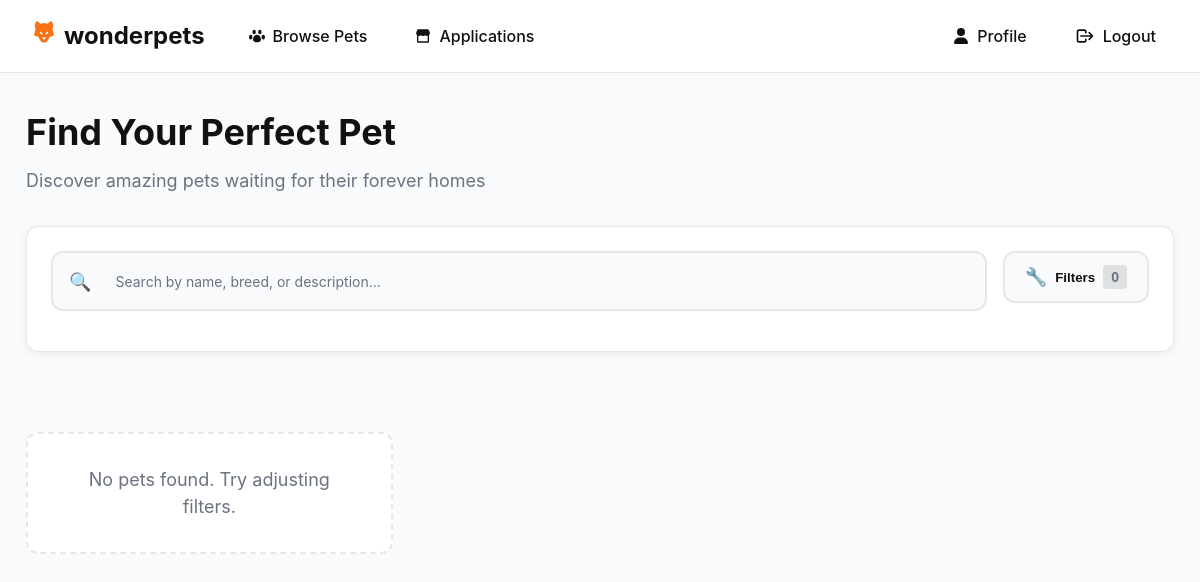
/src/pages/home/index.php (signed in), run on an earlier commit of the app's database.
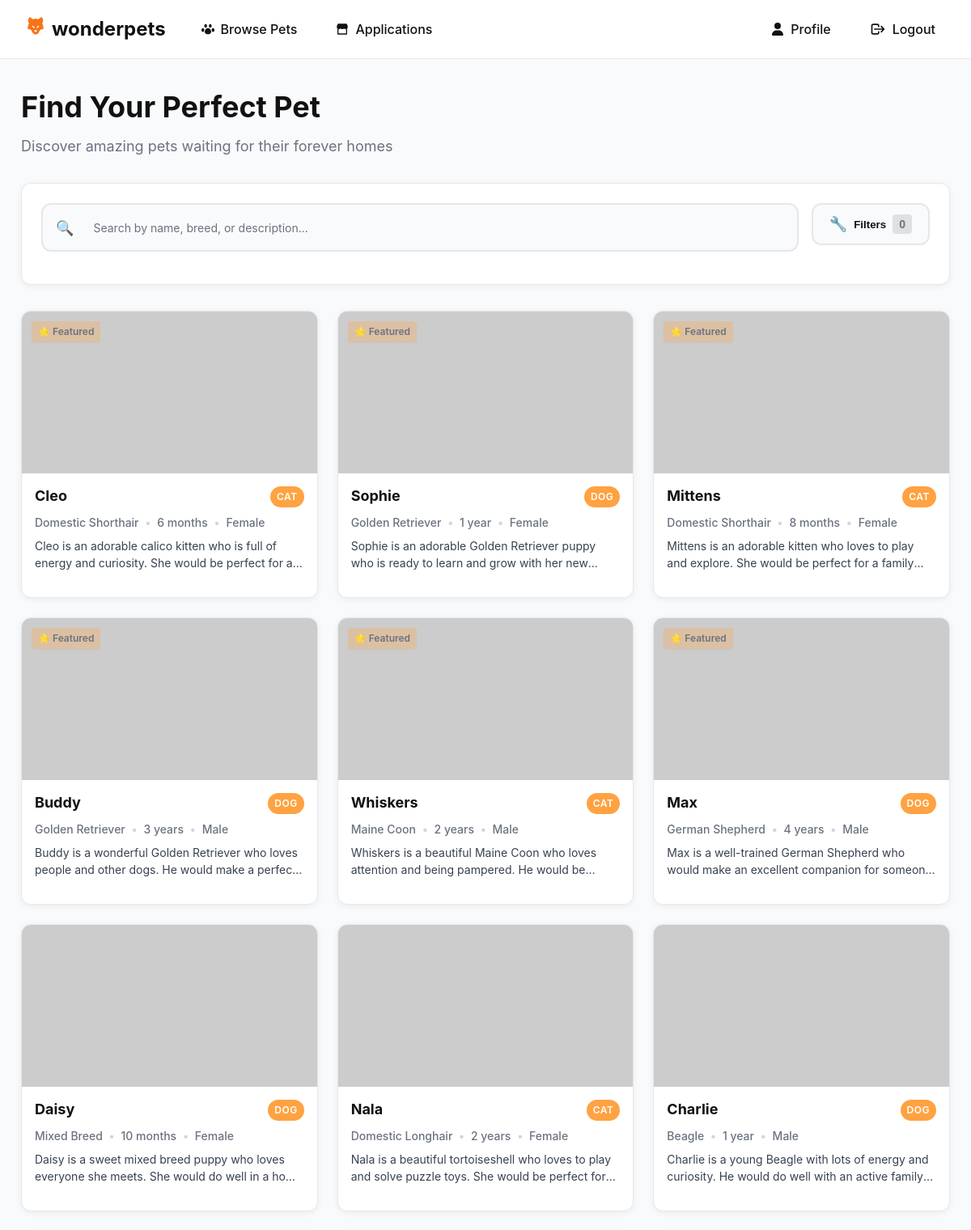
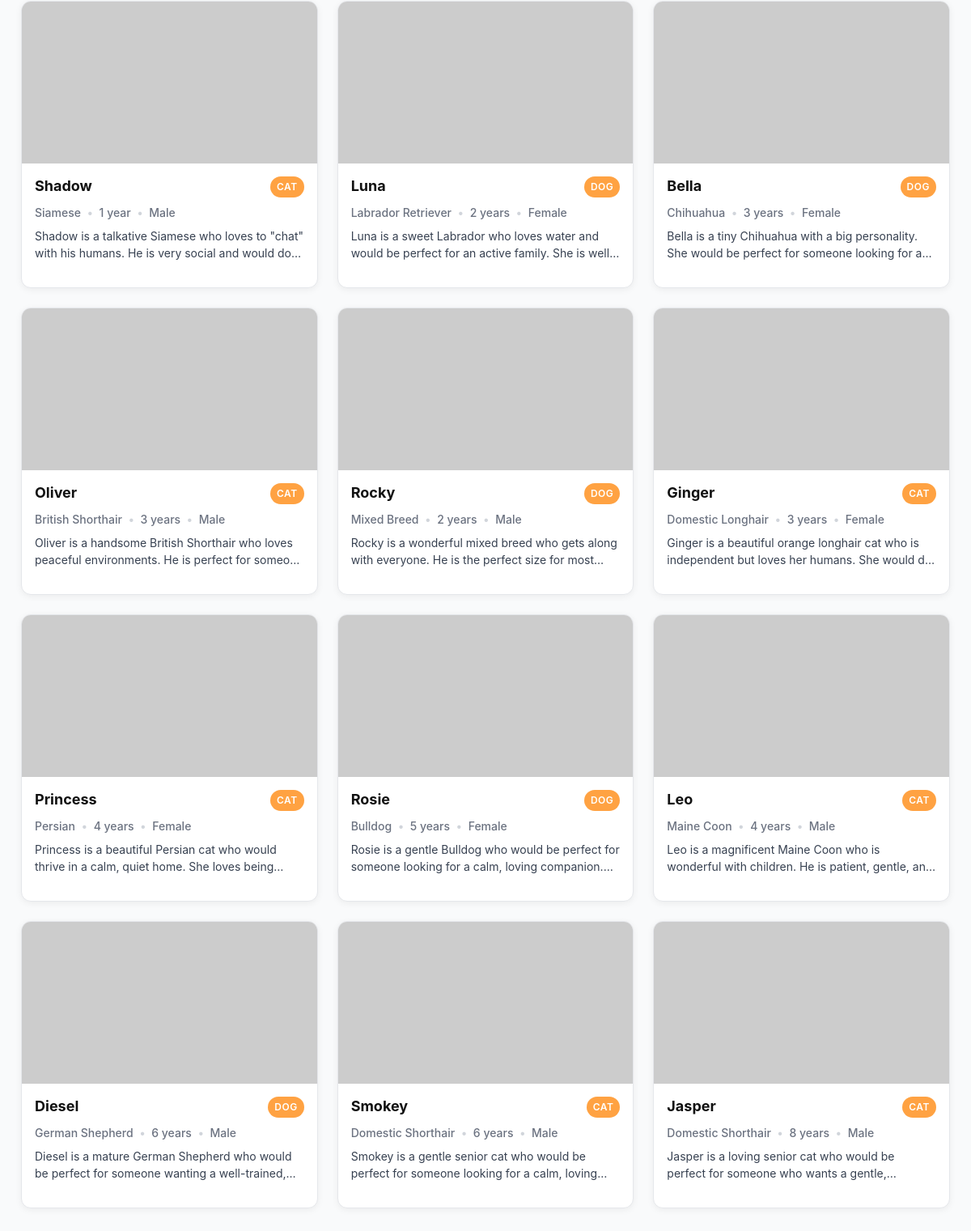
And on a later commit of the database (2 pictures, top to bottom).
### tables this page shows
CREATE TABLE `pets` (
  `id` int(11) NOT NULL AUTO_INCREMENT,
  `name` varchar(100) NOT NULL,
  `pet_type_id` int(11) NOT NULL,
  `breed_id` int(11) DEFAULT NULL,
  `age_years` int(11) DEFAULT NULL,
  `age_months` int(11) DEFAULT NULL,
  `gender` enum('Male','Female','Unknown') NOT NULL,
  `size` enum('Small','Medium','Large','Extra Large') DEFAULT NULL,
  `weight` decimal(5,2) DEFAULT NULL COMMENT 'Weight in kg',
  `color` varchar(100) DEFAULT NULL,
  `personality_traits` text DEFAULT NULL,
  `health_conditions` text DEFAULT NULL,
  `special_needs` text DEFAULT NULL,
  `description` text DEFAULT NULL,
  `adoption_fee` decimal(10,2) DEFAULT 0.00,
  `is_spayed_neutered` tinyint(1) DEFAULT NULL,
  `is_house_trained` tinyint(1) DEFAULT NULL,
  `good_with_kids` tinyint(1) DEFAULT NULL,
  `good_with_pets` tinyint(1) DEFAULT NULL,
  `energy_level` enum('Low','Medium','High') DEFAULT NULL,
  `intake_date` date NOT NULL,
  `status` enum('available','pending','adopted','medical_hold','unavailable') NOT NULL DEFAULT 'available',
  `is_featured` tinyint(1) NOT NULL DEFAULT 0,
  `microchip_id` varchar(50) DEFAULT NULL,
  `pet_image` LONGBLOB DEFAULT NULL,
  `pet_image_type` varchar(50) DEFAULT NULL,
  `created_at` timestamp NOT NULL DEFAULT current_timestamp(),
  `updated_at` timestamp NOT NULL DEFAULT current_timestamp() ON UPDATE current_timestamp(),
  PRIMARY KEY (`id`),
  KEY `pet_type_id` (`pet_type_id`),
  KEY `breed_id` (`breed_id`),
  KEY `idx_status` (`status`),
  CONSTRAINT `pets_type_fk` FOREIGN KEY (`pet_type_id`) REFERENCES `pet_types` (`id`),
  CONSTRAINT `pets_breed_fk` FOREIGN KEY (`breed_id`) REFERENCES `breeds` (`id`) ON DELETE SET NULL
);

CREATE TABLE `pet_types` (
  `id` int(11) NOT NULL AUTO_INCREMENT,
  `type_name` varchar(50) NOT NULL,
  `description` text DEFAULT NULL,
  `is_active` tinyint(1) NOT NULL DEFAULT 1,
  `created_at` timestamp NOT NULL DEFAULT current_timestamp(),
  PRIMARY KEY (`id`),
  UNIQUE KEY `type_name` (`type_name`)
);

CREATE TABLE `breeds` (
  `id` int(11) NOT NULL AUTO_INCREMENT,
  `pet_type_id` int(11) NOT NULL,
  `breed_name` varchar(100) NOT NULL,
  `description` text DEFAULT NULL,
  `size_category` enum('Small','Medium','Large','Extra Large') DEFAULT NULL,
  `is_active` tinyint(1) NOT NULL DEFAULT 1,
  `created_at` timestamp NOT NULL DEFAULT current_timestamp(),
  PRIMARY KEY (`id`),
  KEY `pet_type_id` (`pet_type_id`),
  CONSTRAINT `breeds_pet_type_fk` FOREIGN KEY (`pet_type_id`) REFERENCES `pet_types` (`id`) ON DELETE CASCADE
);

### src/components/petCard/petCard.php (the view, shortened to what this page needs)
<?php
$name = htmlspecialchars($pet['name'] ?? '');
$type = htmlspecialchars($pet['type_name'] ?? $pet['type'] ?? '');
$breed = htmlspecialchars($pet['breed_name'] ?? $pet['breed'] ?? '');
$age_years = (int)($pet['age_years'] ?? 0);
$age_months = (int)($pet['age_months'] ?? 0);
$age_display = $age_years > 0 ? $age_years . ' year' . ($age_years > 1 ? 's' : '') : $age_months . ' month' . ($age_months > 1 ? 's' : '');
$gender = htmlspecialchars($pet['gender'] ?? '');
$description = htmlspecialchars($pet['description'] ?? '');
$petId = htmlspecialchars($pet['id'] ?? '');
$image_src = '';
if (!empty($pet['pet_image'])) {
    if (!empty($pet['pet_image_type'])) {
        $image_src = 'data:' . $pet['pet_image_type'] . ';base64,' . base64_encode($pet['pet_image']);
    } else {
        $image_src = htmlspecialchars($pet['pet_image']);
    }
} else {
    $image_src = 'https://placehold.co/300x300?text=No+Image';
}
?>
<div class='pet-card' data-pet-id='<?= $petId ?>'>
    <div class='pet-image-container'>
        <img src='<?= $image_src ?>' alt='<?= $name ?>' class='pet-image' />
        <form method="post" action="../../api/favorites.php" class="favorite-form">
        </form>
    </div>
    <div class='pet-info'>
        <div class='pet-header'>
            <h3 class='pet-name'><?= $name ?></h3>
            <span class='pet-type'><?= ucfirst($type) ?></span>
        </div>
        <div class='pet-details'>
            <span class='detail-item'><?= $breed ?></span>
            <span class='detail-separator'>•</span>
            <span class='detail-item'><?= $age_display ?></span>
            <span class='detail-separator'>•</span>
            <span class='detail-item'><?= ucfirst($gender) ?></span>
        </div>
        <p class='pet-description'><?= $description ?></p>
    </div>
</div>

### src/pages/home/index.php (shortened to what this page needs)
<?php
require '../../../server/db.php';
$q        = trim($_GET['q'] ?? '');
$type_id  = $_GET['type']  ?? '';
$breed_id = $_GET['breed'] ?? '';
$age_min  = $_GET['age_min'] ?? '';
$age_max  = $_GET['age_max'] ?? '';
$gender   = $_GET['gender'] ?? '';
$size     = $_GET['size'] ?? '';
$featured_only = isset($_GET['featured']);
$sql = "
SELECT  p.*,
        b.breed_name,
        pt.type_name,
        (COALESCE(p.age_years,0) * 12 + COALESCE(p.age_months,0)) AS age_in_months,
        (SELECT photo_path FROM pet_photos WHERE pet_id = p.id AND is_primary = 1 LIMIT 1) AS primary_photo
FROM pets p
LEFT JOIN breeds b     ON b.id = p.breed_id
JOIN pet_types pt      ON pt.id = p.pet_type_id
WHERE 1=1
";
$sql .= " ORDER BY p.is_featured DESC, p.intake_date DESC";
$result = $conn->query($sql);
$pets = $result ? $result->fetch_all(MYSQLI_ASSOC) : [];
?>
<!DOCTYPE html>
<html lang="en">
<head>
    <link rel="stylesheet" href="index.css?v=<?php echo time() ?>">
    <link rel="stylesheet" href="../../components/petCard/petCard.css?v=<?php echo time(); ?>">
</head>
<body>
<?php include __DIR__ . '/../../components/userHeader.php'; ?>
<main class="container">
    <section class="hero">
        <h1>Find Your Perfect Pet</h1>
        <p>Discover amazing pets waiting for their forever homes</p>
    </section>
    <div class="search-filters">
        <form method="GET" class="filters-form" action="">
            <div class="search-section">
                <div class="search-box">
                    <span class="icon">🔍</span>
                    <input
                        type="text"
                        name="q"
                        class="input input-sm"
                        placeholder="Search by name, breed, or description..."
                        value="<?= htmlspecialchars($q) ?>"
                    />
                </div>
                <button type="button" class="filters-toggle" id="filtersToggle" onclick="toggleFilters()">
                    <span class="toggle-icon">&#128295;</span>
                    <span class="toggle-text">Filters</span>
                    <span class="filter-count"><?= count(array_filter([$type_id, $breed_id, $gender, $size, $age_min, $age_max, $featured_only])) ?></span>
                </button>
            </div>
        </form>
    </div>
    <section class="pets-grid">
        <?php if (!$pets): ?>
            <p class="empty">No pets found. Try adjusting filters.</p>
        <?php else: ?>
            <?php foreach ($pets as $pet): ?>
                <?php include __DIR__ . '/../../components/petCard/petCard.php'; ?>
            <?php endforeach; ?>
        <?php endif; ?>
    </section>
</main>
</body>
</html>

### src/components/userHeader.php (shortened to what this page needs)
<header class="user-header">
    <div class="logo-section">
        <a href="#" class="logo-link">
            <span class="brand-icon"></span>
            <span class="brand-name">wonderpets</span>
        </a>
    </div>
    <div class="nav-main">
        <a href="../../pages/home/index.php" class="nav-item">
            <span>Browse Pets</span>
        </a>
        <a href="../../pages/userApplication/index.php" class="nav-item">
            <span>Applications</span>
        </a>
    </div>
    <nav class="nav-section">
        <a href="../../pages/userProfile/index.php" class="nav-item">
            <svg xmlns="http://www.w3.org/2000/svg" width="16px" height="16px" viewBox="0 0 448 512"><path fill="currentColor" d="M224 256a128 128 0 1 0 0-256a128 128 0 1 0 0 256zm-45.7 48C79.8 304 0 383.8 0 482.3C0 498.7 13.3 512 29.7 512h388.6c16.4 0 29.7-13.3 29.7-29.7c0-98.5-79.8-178.3-178.3-178.3h-91.4z"/></svg>
            <span>Profile</span>
        </a>
        <a href="../auth/logout.php" class="nav-item">
            <svg class="nav-icon" xmlns="http://www.w3.org/2000/svg" fill="none" viewBox="0 0 24 24" stroke="currentColor">
                <path stroke-width="2" stroke-linecap="round" stroke-linejoin="round" d="M17 16l4-4m0 0l-4-4m4 4H7m6 4v1a2 2 0 01-2 2H5a2 2 0 01-2-2V7a2 2 0 012-2h6a2 2 0 012 2v1"/>
            </svg>
            <span>Logout</span>
        </a>
    </nav>
</header>

### src/pages/home/index.css (style rules this page uses)
.container { max-width: 1180px; margin: 0 auto; padding: var(--space-8) var(--space-4) var(--space-12); }
.hero h1 { font-size: var(--font-size-4xl); margin-bottom: var(--space-2); font-weight: var(--font-weight-bold); }
.hero p { color: var(--muted); margin-bottom: var(--space-8); font-size: var(--font-size-lg); }
.search-filters { background: var(--bg-white); border-radius: var(--radius-md); padding: var(--space-6); margin-bottom: var(--space-8); box-shadow: var(--shadow); border: 1px solid var(--border); position: sticky; top: 80px; z-index: 10; }
.pets-grid { display: grid; grid-template-columns: repeat(auto-fill, minmax(320px, 1fr)); gap: var(--space-6); padding: 0; }
.empty { color: var(--muted); text-align: center; margin-top: var(--space-12); padding: var(--space-8); background: var(--bg-white); border-radius: var(--radius-md); border: 2px dashed var(--border); font-size: var(--font-size-lg); }

### src/components/petCard/petCard.css (style rules this page uses)
.pet-card { background: var(--bg-white); border-radius: var(--radius-md); box-shadow: var(--shadow); overflow: hidden; transition: var(--transition); border: 1px solid var(--border); cursor: pointer; position: relative; }
.pet-image-container { position: relative; width: 100%; height: 200px; overflow: hidden; }
.pet-image { width: 100%; height: 100%; object-fit: cover; transition: var(--transition); }
.favorite-form { position: absolute; top: var(--space-3); right: var(--space-3); z-index: 2; }
.pet-info { padding: var(--space-4); }
.pet-header { display: flex; justify-content: space-between; align-items: flex-start; margin-bottom: var(--space-2); }
.pet-name { font-size: var(--font-size-lg); font-weight: var(--font-weight-bold); color: var(--text); margin: 0; line-height: 1.3; }
.pet-type { background: var(--brand); color: white; padding: var(--space-1) var(--space-2); border-radius: var(--radius-lg); font-size: var(--font-size-xs); font-weight: var(--font-weight-semibold); text-transform: uppercase; letter-spacing: 0.5px; }
.pet-details { display: flex; align-items: center; gap: var(--space-2); margin-bottom: var(--space-2); font-size: var(--font-size-sm); color: var(--muted); }
.detail-item { font-weight: var(--font-weight-medium); }
.detail-separator { color: var(--border-dark); font-weight: var(--font-weight-bold); }
.pet-description { color: var(--text-light); font-size: var(--font-size-sm); line-height: 1.5; margin: 0 0 var(--space-4) 0; display: -webkit-box; -webkit-line-clamp: 2; line-clamp: 2; -webkit-box-orient: vertical; overflow: hidden; }

### src/styles/globals.css (style rules this page uses)
:root { --brand: #ffa242; --brand-hover: #e8912a; --brand-light: rgba(255, 162, 66, 0.1); --brand-shadow: rgba(255, 162, 66, 0.3); --text: #111; --text-light: #374151; --muted: #6b7280; --muted-light: #9ca3af; --bg: #f9fafb; --bg-white: #ffffff; --bg-gray: #f3f4f6; --border: #e5e7eb; --border-light: #f3f4f6; --border-dark: #d1d5db; --success: #10b981; --success-light: rgba(16, 185, 129, 0.1); --warning: #f59e0b; --warning-light: rgba(245, 158, 11, 0.1); --error: #ef4444; --error-light: rgba(239, 68, 68, 0.1); --radius-sm: 4px; --radius: 8px; --radius-md: 12px; --radius-lg: 16px; --shadow-sm: 0 1px 2px rgba(0,0,0,.04); --shadow: 0 2px 8px rgba(0,0,0,.06); --shadow-md: 0 4px 16px rgba(0,0,0,.08); --shadow-lg: 0 8px 24px rgba(0,0,0,.12); --transition: all 0.3s ease; --transition-fast: all 0.2s ease; --font-family: 'Inter', -apple-system, BlinkMacSystemFont, 'Segoe UI', Roboto, sans-serif; --font-size-xs: 0.75rem; --font-size-sm: 0.875rem; --font-size-base: 1rem; --font-size-lg: 1.125rem; --font-size-xl: 1.25rem; --font-size-2xl: 1.5rem; --font-size-3xl: 1.875rem; --font-size-4xl: 2.25rem; --font-weight-normal: 400; --font-weight-medium: 500; --font-weight-semibold: 600; --font-weight-bold: 700; --font-weight-extrabold: 800; --space-1: 0.25rem; --space-2: 0.5rem; --space-3: 0.75rem; --space-4: 1rem; --space-5: 1.25rem; --space-6: 1.5rem; --space-8: 2rem; --space-10: 2.5rem; --space-12: 3rem; }
*, *::before, *::after { margin: 0; padding: 0; box-sizing: border-box; }
html { font-family: var(--font-family); line-height: 1.5; -webkit-text-size-adjust: 100%; -moz-tab-size: 4; tab-size: 4; }
body { background: var(--bg); color: var(--text); font-size: var(--font-size-base); font-weight: var(--font-weight-normal); }

What changed in the data, as far as the page shows it:
added pets: name "Cleo", pet_type.type_name "CAT", breed.breed_name "Domestic Shorthair", age_display "6 months", gender "Female", description "Cleo is an adorable calico kitten who is full of energy and curiosity. She would be perfect for…"
added pets: name "Sophie", pet_type.type_name "DOG", breed.breed_name "Golden Retriever", age_years "1 year", gender "Female", description "Sophie is an adorable Golden Retriever puppy who is ready to learn and grow with her…"
added pets: name "Mittens", pet_type.type_name "CAT", breed.breed_name "Domestic Shorthair", age_display "8 months", gender "Female", description "Mittens is an adorable kitten who loves to play and explore. She would be perfect for a…"
added pets: name "Buddy", pet_type.type_name "DOG", breed.breed_name "Golden Retriever", age_years "3 years", gender "Male", description "Buddy is a wonderful Golden Retriever who loves people and other dogs. He would make a…"
added pets: name "Whiskers", pet_type.type_name "CAT", breed.breed_name "Maine Coon", age_years "2 years", gender "Male", description "Whiskers is a beautiful Maine Coon who loves attention and being pampered. He would…"
added pets: name "Max", pet_type.type_name "DOG", breed.breed_name "German Shepherd", age_years "4 years", gender "Male", description "Max is a well-trained German Shepherd who would make an excellent companion for…"
added pets: name "Daisy", pet_type.type_name "DOG", breed.breed_name "Mixed Breed", age_display "10 months", gender "Female", description "Daisy is a sweet mixed breed puppy who loves everyone she meets. She would do well in a…"
added pets: name "Nala", pet_type.type_name "CAT", breed.breed_name "Domestic Longhair", age_years "2 years", gender "Female", description "Nala is a beautiful tortoiseshell who loves to play and solve puzzle toys. She would be perfect…"
added pets: name "Charlie", pet_type.type_name "DOG", breed.breed_name "Beagle", age_years "1 year", gender "Male", description "Charlie is a young Beagle with lots of energy and curiosity. He would do well with an active…"
added pets: name "Shadow", pet_type.type_name "CAT", breed.breed_name "Siamese", age_years "1 year", gender "Male", description "Shadow is a talkative Siamese who loves to \"chat\" with his humans. He is very social and would…"
added pets: name "Luna", pet_type.type_name "DOG", breed.breed_name "Labrador Retriever", age_years "2 years", gender "Female", description "Luna is a sweet Labrador who loves water and would be perfect for an active family. She…"
added pets: name "Bella", pet_type.type_name "DOG", breed.breed_name "Chihuahua", age_years "3 years", gender "Female", description "Bella is a tiny Chihuahua with a big personality. She would be perfect for someone looking for…"
added pets: name "Oliver", pet_type.type_name "CAT", breed.breed_name "British Shorthair", age_years "3 years", gender "Male", description "Oliver is a handsome British Shorthair who loves peaceful environments. He is perfect for…"
added pets: name "Rocky", pet_type.type_name "DOG", breed.breed_name "Mixed Breed", age_years "2 years", gender "Male", description "Rocky is a wonderful mixed breed who gets along with everyone. He is the perfect size for…"
added pets: name "Ginger", pet_type.type_name "CAT", breed.breed_name "Domestic Longhair", age_years "3 years", gender "Female", description "Ginger is a beautiful orange longhair cat who is independent but loves her humans. She would…"
added pets: name "Princess", pet_type.type_name "CAT", breed.breed_name "Persian", age_years "4 years", gender "Female", description "Princess is a beautiful Persian cat who would thrive in a calm, quiet home. She loves…"
added pets: name "Rosie", pet_type.type_name "DOG", breed.breed_name "Bulldog", age_years "5 years", gender "Female", description "Rosie is a gentle Bulldog who would be perfect for someone looking for a calm, loving…"
added pets: name "Leo", pet_type.type_name "CAT", breed.breed_name "Maine Coon", age_years "4 years", gender "Male", description "Leo is a magnificent Maine Coon who is wonderful with children. He is patient, gentle,…"
added pets: name "Diesel", pet_type.type_name "DOG", breed.breed_name "German Shepherd", age_years "6 years", gender "Male", description "Diesel is a mature German Shepherd who would be perfect for someone wanting a…"
added pets: name "Smokey", pet_type.type_name "CAT", breed.breed_name "Domestic Shorthair", age_years "6 years", gender "Male", description "Smokey is a gentle senior cat who would be perfect for someone looking for a calm,…"
added pets: name "Jasper", pet_type.type_name "CAT", breed.breed_name "Domestic Shorthair", age_years "8 years", gender "Male", description "Jasper is a loving senior cat who would be perfect for someone who wants a…"
Also different on the page:
text no longer shown: "No pets found. Try adjusting filters."
